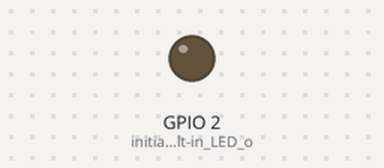
A sketch run on a simulated ESP8266 (NodeMCU). Parts: output pins drawn as LEDs (lit = HIGH). WiFi joins after 1.5 s; servers stay silent unless stated; uploads are accepted with an empty reply; random numbers use the default seed unless the sketch sets one; what the sketch prints to the serial monitor is not drawn.

Above: at 5.6 s.
Timing chart, 0 to 10.6 s (numbered marks = the images above):
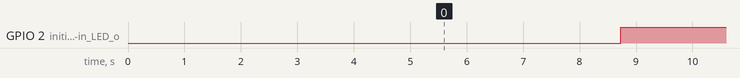

The sketch:

NodeMCU_SQL.ino
```cpp
/* Code Written by Rishi Tiwari
 *  Website:- https://tricksumo.com
 * Use this file if your hosting provider supports HTTPS (SSL/TLS).
*/

#include <ESP8266WiFi.h>
#include <ESP8266HTTPClient.h>
#include <WiFiClientSecure.h>

#define HOST "https://nodemcu-nodejs-pgsql.onrender.com/postData"
#define WIFI_SSID ""            // WIFI SSID here
#define WIFI_PASSWORD ""        // WIFI password here

// Declare global variables which will be uploaded to the server
float temp;
float humidity;

String sendTemp, sendHumidity, postData;

void setup() {

Serial.begin(115200);
Serial.println("Communication Started \n\n");
delay(1000);

pinMode(LED_BUILTIN, OUTPUT);     // initialize built-in LED on the board

WiFi.mode(WIFI_STA);
WiFi.begin(WIFI_SSID, WIFI_PASSWORD);                                     // try to connect with WiFi
Serial.print("Connecting to ");
Serial.print(WIFI_SSID);
while (WiFi.status() != WL_CONNECTED)
{
    Serial.print(".");
    delay(500);
}

Serial.println();
Serial.print("Connected to ");
Serial.println(WIFI_SSID);
Serial.print("IP Address is : ");
Serial.println(WiFi.localIP());    // print local IP address

delay(30);
}

void loop() {

HTTPClient http;    // http object of class HTTPClient
WiFiClientSecure wclient; // wclient object of class HTTPClient

// Disable SSL certificate validation (not secure, but needed if you don't have certificates)
 wclient.setInsecure();

// Generate random values for temperature and humidity
temp = 25 + static_cast<float>(rand()) / (static_cast<float>(RAND_MAX / (40 - 25)));
humidity = 30 + static_cast<float>(rand()) / (static_cast<float>(RAND_MAX / (60 - 30)));

// Convert float variables to string
sendTemp = String(temp, 2);  // 2 decimal places
sendHumidity = String(humidity, 2);

postData = "temperature=" + sendTemp + "&humidity=" + sendHumidity;

http.begin(wclient, HOST);
http.addHeader("Content-Type", "application/x-www-form-urlencoded");

int httpCode = http.POST(postData);

// Print status code
Serial.print("HTTP Response Code: ");
Serial.println(httpCode);
String webpage = http.getString();    // Get HTML webpage output and store it in a string
Serial.println(webpage + "\n");

// if connection established then do this
if (httpCode == 200) {
    Serial.println("Values uploaded successfully.");
}
// if failed to connect then return and restart
else {
    Serial.println("Failed to upload values. \n");
    http.end();
    return;
}

delay(3000);
digitalWrite(LED_BUILTIN, LOW);
delay(3000);
digitalWrite(LED_BUILTIN, HIGH);
}
```

Measured:
- by itself, GPIO 2 (initialize_built-in_LED_o): alternates HIGH for 3.2 s and LOW for 3.0 s
